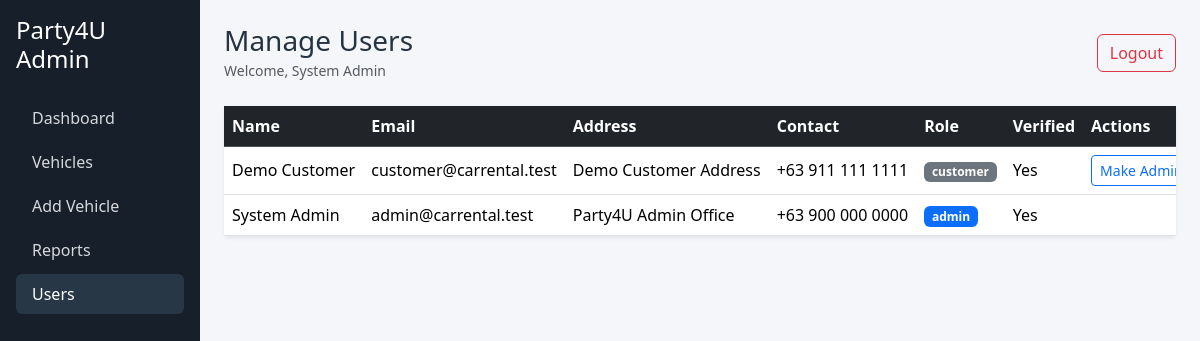
The page /admin/yana_users.php (signed in) on the database its author committed.
### tables this page shows
CREATE TABLE IF NOT EXISTS users (
    user_id INT UNSIGNED NOT NULL AUTO_INCREMENT,
    full_name VARCHAR(120) NOT NULL,
    email VARCHAR(190) NOT NULL,
    complete_address TEXT DEFAULT NULL,
    contact_numbers VARCHAR(120) DEFAULT NULL,
    password VARCHAR(255) NOT NULL,
    role ENUM('admin', 'customer') NOT NULL DEFAULT 'customer',
    is_verified TINYINT(1) NOT NULL DEFAULT 0,
    verification_code VARCHAR(64) DEFAULT NULL,
    created_at DATETIME NOT NULL DEFAULT CURRENT_TIMESTAMP,
    updated_at DATETIME NOT NULL DEFAULT CURRENT_TIMESTAMP
        ON UPDATE CURRENT_TIMESTAMP,
    PRIMARY KEY (user_id),
    UNIQUE KEY uq_users_email (email),
    UNIQUE KEY uq_users_verification_code (verification_code)
);

### admin/yana_users.php (the view, shortened to what this page needs)
<?php
require_once __DIR__ . '/../includes/leanne_db.php';
$users = mysqli_query($conn, 'SELECT user_id, full_name, email, complete_address, contact_numbers, role, is_verified FROM users ORDER BY user_id DESC');
?>
<!DOCTYPE html>
<html lang="en">
<head>
    <link href="https://cdn.jsdelivr.net/npm/bootstrap@5.3.3/dist/css/bootstrap.min.css" rel="stylesheet">
    <link href="../assets/css/style.css" rel="stylesheet">
</head>
<body>
<div class="container-fluid">
    <div class="row">
        <aside class="col-md-3 col-lg-2 p-3 sidebar">
            <h4 class="text-white mb-4">Party4U Admin</h4>
            <nav class="nav flex-column gap-1">
                <a class="nav-link rounded" href="jeiven_dashboard.php">
                    Dashboard
                </a>
                <a class="nav-link rounded" href="jeiven_cars.php">
                    Vehicles
                </a>
                <a class="nav-link rounded" href="jeiven_add_car.php">
                    Add Vehicle
                </a>
                <a class="nav-link rounded" href="jeiven_reports.php">
                    Reports
                </a>
                <a class="nav-link rounded active" href="yana_users.php">
                    Users
                </a>
            </nav>
        </aside>
    <main class="col-md-9 col-lg-10 px-md-4 py-4">
        <div class="d-flex justify-content-between align-items-center mb-4">
            <div><h1 class="h3 mb-0">Manage Users</h1><small class="text-muted">Welcome, <?php echo htmlspecialchars($_SESSION['full_name']); ?></small></div>
            <a href="../yana_logout.php" class="btn btn-outline-danger">Logout</a>
        </div>
        <div class="card shadow-sm border-0"><div class="card-body p-0"><div class="table-responsive">
            <table class="table table-hover mb-0 align-middle">
                <thead class="table-dark"><tr><th>Name</th><th>Email</th><th>Address</th><th>Contact</th><th>Role</th><th>Verified</th><th>Actions</th></tr></thead>
                <tbody>
                <?php while ($user = mysqli_fetch_assoc($users)): ?>
                    <tr>
                        <td><?php echo htmlspecialchars($user['full_name']); ?></td>
                        <td><?php echo htmlspecialchars($user['email']); ?></td>
                        <td><?php echo htmlspecialchars($user['complete_address'] ?? ''); ?></td>
                        <td><?php echo htmlspecialchars($user['contact_numbers'] ?? ''); ?></td>
                        <td><span class="badge text-bg-<?php echo $user['role'] === 'admin' ? 'primary' : 'secondary'; ?>"><?php echo htmlspecialchars($user['role']); ?></span></td>
                        <td><?php echo (int) $user['is_verified'] === 1 ? 'Yes' : 'No'; ?></td>
                        <td>
                        <?php if ((int) $user['user_id'] !== (int) $_SESSION['user_id']): ?>
                            <form method="post" class="d-inline">
                                <button name="action" value="<?php echo $user['role'] === 'admin' ? 'make_customer' : 'make_admin'; ?>" class="btn btn-sm btn-outline-primary"><?php echo $user['role'] === 'admin' ? 'Make Customer' : 'Make Admin'; ?></button>
                            </form>
                        <?php endif; ?>
                        </td>
                    </tr>
                <?php endwhile; ?>
                </tbody>
            </table>
        </div></div></div>
    </main>
    </div>
</div>
</body>
</html>

### assets/css/style.css (style rules this page uses)
:root { --brand-navy: #17202a; --brand-ink: #263342; --brand-sky: #eef6fb; --brand-green: #1f8a5b; }
body { background: #f4f6f9; color: var(--brand-ink); }
.sidebar { background: var(--brand-navy); min-height: 100vh; }
.sidebar a { color: #d5d8dc; text-decoration: none; }
.sidebar a:hover, .sidebar a.active { background: #273746; color: #fff; }
.table td, .table th { white-space: nowrap; }

### rows shown on the page
users: full_name "Demo Customer", email "customer@carrental.test", complete_address "Demo Customer Address", contact_numbers "+63 911 111 1111", role "customer", is_verified "Yes", shows "Make…"
users: full_name "System Admin", email "admin@carrental.test", complete_address "Party4U Admin Office", contact_numbers "+63 900 000 0000", role "admin", is_verified "Yes"

### other values the page prints
$_SESSION['full_name'] "System Admin"
